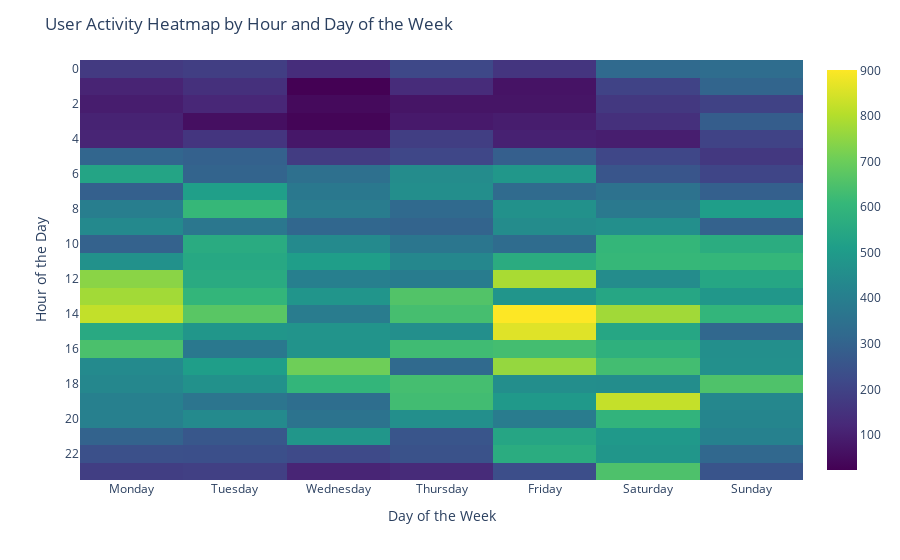

Notebook code cell kept with this figure:
### Markdown cell above
#### CORRELATION STUDY

### Code cell
# Extract hour and day of the week from the 'Time' column
df['Hour'] = df['Time'].str.split(':').str[0].astype(int)
df['Day_of_Week'] = pd.Categorical(df['day_of_week'], categories=['Monday', 'Tuesday', 'Wednesday', 'Thursday', 'Friday', 'Saturday', 'Sunday'], ordered=True)

# Create a pivot table for user activity by hour and day of the week
heatmap_data = df.pivot_table(index='Hour', columns='Day_of_Week', values='device_id', aggfunc='count', fill_value=0)

# Create the heatmap using Plotly
fig = px.imshow(heatmap_data, x=heatmap_data.columns, y=heatmap_data.index, color_continuous_scale='Viridis')

# Customize the heatmap appearance
fig.update_layout(
    title='User Activity Heatmap by Hour and Day of the Week',
    xaxis_title='Day of the Week',
    yaxis_title='Hour of the Day',
    xaxis_nticks=len(heatmap_data.columns),
    yaxis_nticks=len(heatmap_data.index),
)

# Show the heatmap
fig.show()

### Figure 1 — Plotly figure (JSON) as saved in the notebook; plotly's stock layout.template omitted (floating-point values rounded to 4 significant figures; data arrays with more than 128 entries replaced by an {"elided": "..."} marker saying what was removed)
{"data": [{"coloraxis": "coloraxis", "hovertemplate": "Day_of_Week: %{x}<br>Hour: %{y}<br>color: %{z}<extra></extra>", "name": "0", "type": "heatmap", "x": ["Monday", "Tuesday", "Wednesday", "Thursday", "Friday", "Saturday", "Sunday"], "xaxis": "x", "y": [0, 1, 2, 3, 4, 5, 6, 7, 8, 9, 10, 11, 12, 13, 14, 15, 16, 17, 18, 19, 20, 21, 22, 23], "yaxis": "y", "z": {"elided": "24x7 int values"}}], "layout": {"coloraxis": {"colorscale": [[0, "#440154"], [0.1111, "#482878"], [0.2222, "#3e4989"], [0.3333, "#31688e"], [0.4444, "#26828e"], [0.5556, "#1f9e89"], [0.6667, "#35b779"], [0.7778, "#6ece58"], [0.8889, "#b5de2b"], [1, "#fde725"]]}, "margin": {"t": 60}, "title": {"text": "User Activity Heatmap by Hour and Day of the Week"}, "xaxis": {"anchor": "y", "constrain": "domain", "domain": [0, 1], "nticks": 7, "scaleanchor": "y", "title": {"text": "Day of the Week"}}, "yaxis": {"anchor": "x", "autorange": "reversed", "constrain": "domain", "domain": [0, 1], "nticks": 24, "title": {"text": "Hour of the Day"}}}}
